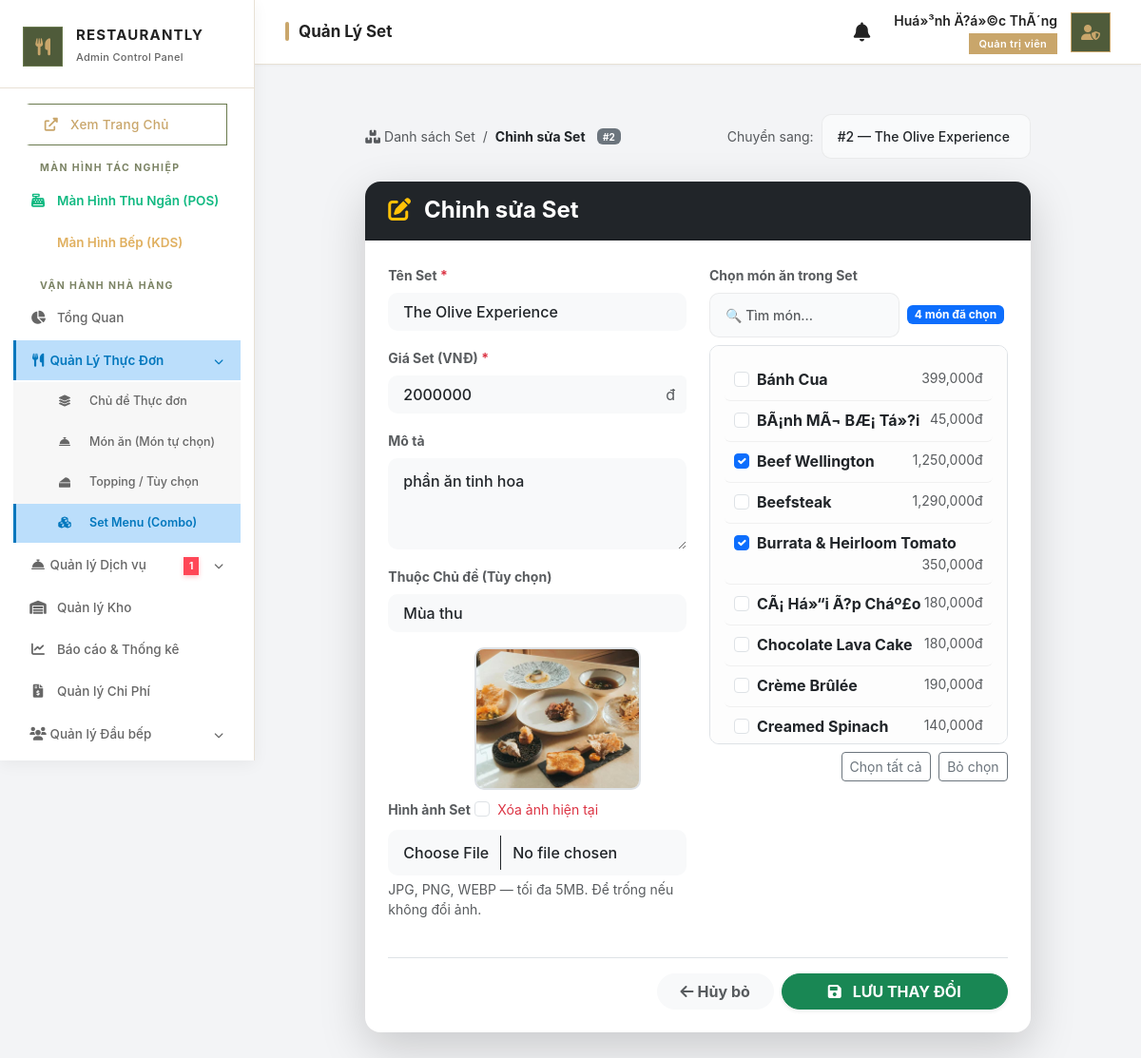
The page /admin/controllers/ComboController.php?action=edit&id=2 (signed in) on the database its author committed.
### tables this page shows
CREATE TABLE `combos` (
  `id` int(11) NOT NULL AUTO_INCREMENT,
  `name` varchar(255) NOT NULL,
  `description` text DEFAULT NULL,
  `price` decimal(15,2) NOT NULL,
  `image` varchar(255) DEFAULT NULL,
  `status` tinyint(1) DEFAULT 1,
  `is_active` tinyint(1) NOT NULL DEFAULT 1,
  `created_at` timestamp NOT NULL DEFAULT current_timestamp(),
  `theme_id` int(11) DEFAULT NULL,
  PRIMARY KEY (`id`),
  KEY `fk_combo_theme` (`theme_id`),
  CONSTRAINT `fk_combo_theme` FOREIGN KEY (`theme_id`) REFERENCES `themes` (`id`) ON DELETE SET NULL
);

CREATE TABLE `themes` (
  `id` int(11) NOT NULL AUTO_INCREMENT,
  `name` varchar(255) NOT NULL,
  `description` text DEFAULT NULL,
  `start_date` datetime DEFAULT NULL,
  `end_date` datetime DEFAULT NULL,
  `image` varchar(255) DEFAULT NULL,
  `is_active` tinyint(1) DEFAULT 1,
  `created_at` timestamp NOT NULL DEFAULT current_timestamp(),
  PRIMARY KEY (`id`)
);

CREATE TABLE `foods` (
  `id` int(11) NOT NULL AUTO_INCREMENT,
  `category_id` int(11) DEFAULT NULL,
  `name` varchar(255) NOT NULL,
  `price` decimal(15,2) NOT NULL,
  `image` varchar(255) DEFAULT NULL,
  `description` text DEFAULT NULL,
  `status` tinyint(1) DEFAULT 1,
  `max_toppings` int(11) DEFAULT 4,
  `is_active` tinyint(1) NOT NULL DEFAULT 1,
  `is_chef_recommended` tinyint(1) DEFAULT 0,
  `allergens` text DEFAULT NULL,
  `wine_pairing_id` int(11) DEFAULT NULL,
  `chef_note` text DEFAULT NULL,
  `food_journey` text DEFAULT NULL,
  `theme_id` int(11) DEFAULT NULL,
  `nutrition_facts` text DEFAULT NULL,
  PRIMARY KEY (`id`),
  KEY `fk_food_theme` (`theme_id`),
  CONSTRAINT `fk_food_theme` FOREIGN KEY (`theme_id`) REFERENCES `themes` (`id`) ON DELETE SET NULL
);

### admin/views/combo/formcombo.php (the view, shortened to what this page needs)
<?php
$mode       = $mode ?? 'add';
$is_edit    = ($mode === 'edit');
$form_title = $is_edit ? 'Chỉnh sửa Set' : 'Thêm Set Mới';
$combo_id = $is_edit ? ($combo['id'] ?? 0) : 0;
$form_action = $is_edit
    ? 'ComboController.php?action=edit&id=' . $combo_id
    : 'ComboController.php?action=add';
?>
<link rel="stylesheet" href="../../public/assets/admin/css/admin-style.css">
<div class="container-fluid py-4">
    <div class="row justify-content-center">
        <div class="col-lg-10">
            <div class="d-flex align-items-center justify-content-between flex-wrap gap-2 mb-4">
                <div class="d-flex align-items-center gap-2 text-muted small">
                    <a href="ComboController.php?action=list" class="text-decoration-none text-muted">
                        <i class="fas fa-boxes me-1"></i>Danh sách Set
                    </a>
                    <span>/</span>
                    <span class="text-dark fw-bold"><?= htmlspecialchars($form_title) ?></span>
                    <?php if ($is_edit && !empty($combo_id)): ?>
                    <span class="badge bg-secondary ms-1" style="font-size:10px">#<?= $combo_id ?></span>
                    <?php endif; ?>
                </div>
                <?php if ($is_edit && !empty($all_combos_list)): ?>
                <div class="d-flex align-items-center gap-2">
                    <span class="small text-muted">Chuyển sang:</span>
                    <select class="form-select form-select-sm"
                            style="max-width:220px"
                            onchange="if(this.value) window.location='ComboController.php?action=edit&id='+this.value">
                        <?php foreach ($all_combos_list as $c): ?>
                        <option value="<?= (int)$c['id'] ?>"
                            <?= $c['id'] == $combo_id ? 'selected' : '' ?>>
                            #<?= $c['id'] ?> — <?= htmlspecialchars($c['name']) ?>
                        </option>
                        <?php endforeach; ?>
                    </select>
                </div>
                <?php endif; ?>
            </div>
            <div class="card shadow-lg border-0" style="border-radius:16px;overflow:hidden;">
                <div class="card-header bg-dark py-3 px-4">
                    <h4 class="mb-0 text-white fw-bold">
                        <i class="fas fa-<?= $is_edit ? 'edit' : 'plus-circle' ?> me-2 text-warning"></i>
                        <?= htmlspecialchars($form_title) ?>
                    </h4>
                </div>
                <div class="card-body p-4">
                    <form method="POST" enctype="multipart/form-data"
                          action="<?= $form_action ?>" id="form-combo">
                        <div class="row g-4">
                            <div class="col-md-6">
                                <div class="mb-3">
                                    <label class="form-label fw-bold small text-muted">
                                        Tên Set <span class="text-danger">*</span>
                                    </label>
                                    <input type="text" name="name" class="form-control bg-light border-0 py-2"
                                           value="<?= htmlspecialchars($old['name']) ?>"
                                           placeholder="Ví dụ: Set Gia Đình 4 người" required>
                                </div>
                                <div class="mb-3">
                                    <label class="form-label fw-bold small text-muted">
                                        Giá Set (VNĐ) <span class="text-danger">*</span>
                                    </label>
                                    <div class="input-group">
                                        <input type="number" name="price" class="form-control bg-light border-0 py-2"
                                               value="<?= isset($old['price']) && $old['price'] !== '' ? (float)$old['price'] : '' ?>"
                                               min="0" step="1000" required placeholder="0">
                                        <span class="input-group-text bg-light border-0 text-muted small">đ</span>
                                    </div>
                                </div>
                                <div class="mb-3">
                                    <label class="form-label fw-bold small text-muted">Mô tả</label>
                                    <textarea name="description" class="form-control bg-light border-0" rows="3"
                                              placeholder="Ghi chú về set..."><?= htmlspecialchars($old['description']) ?></textarea>
                                </div>
                                <div class="mb-3">
                                    <label class="form-label fw-bold small text-muted">Thuộc Chủ đề (Tùy chọn)</label>
                                    <select name="theme_id" class="form-select bg-light border-0 py-2">
                                        <?php foreach ($all_themes as $t): ?>
                                            <option value="<?= $t['id'] ?>" <?= ($old['theme_id'] ?? '') == $t['id'] ? 'selected' : '' ?>>
                                                <?= htmlspecialchars($t['name']) ?>
                                            </option>
                                        <?php endforeach; ?>
                                    </select>
                                </div>
                                <div class="mb-3">
                                    <label class="form-label fw-bold small text-muted">
                                        Hình ảnh Set
                                    </label>
                                    <?php if ($is_edit && !empty($combo['image'])): ?>
                                    <div class="img-preview-wrap mb-2">
                                        <img id="imgCurrent"
                                             src="../../public/assets/img/combos/<?= htmlspecialchars($combo['image']) ?>"
                                             class="img-preview-combo"
                                             onerror="this.src='../../public/assets/img/combos/default-combo.jpg'"
                                             alt="Ảnh hiện tại">
                                        <div class="form-check">
                                            <input class="form-check-input" type="checkbox"
                                                   name="delete_image" id="delImg" value="1">
                                            <label class="form-check-label text-danger small" for="delImg">
                                                Xóa ảnh hiện tại
                                            </label>
                                        </div>
                                    </div>
                                    <?php endif; ?>
                                    <input type="file" name="image" id="imgInput"
                                           class="form-control bg-light border-0"
                                           accept=".jpg,.jpeg,.png,.webp"
                                           onchange="previewComboImg(this)">
                                    <div class="d-flex justify-content-between mt-1">
                                        <small class="text-muted">JPG, PNG, WEBP — tối đa 5MB.
                                            <?= $is_edit ? 'Để trống nếu không đổi ảnh.' : '' ?>
                                        </small>
                                    </div>
                                </div>
                            </div>
                            <div class="col-md-6">
                                <label class="form-label fw-bold small text-muted">
                                    Chọn món ăn trong Set
                                </label>
                                <div class="mb-2 d-flex gap-2 align-items-center flex-wrap">
                                    <input type="text" id="food-search" class="form-control form-control-sm"
                                           placeholder="🔍 Tìm món..." style="max-width:200px"
                                           oninput="filterFoodList()">
                                    <span id="selected-count" class="badge bg-primary"></span>
                                </div>
                                <div class="food-list-box" id="food-list-box">
                                    <?php foreach ($all_foods as $food):
                                        $checked = in_array($food['id'], $selected_foods) ? 'checked' : '';
                                    ?>
                                    <div class="food-check-item" data-name="<?= strtolower(htmlspecialchars($food['name'])) ?>">
                                        <div class="form-check">
                                            <input class="form-check-input food-cb" type="checkbox"
                                                   name="food_ids[]"
                                                   value="<?= (int)$food['id'] ?>"
                                                   id="f<?= $food['id'] ?>"
                                                   <?= $checked ?> onchange="updateCount()">
                                            <label class="form-check-label w-100" for="f<?= $food['id'] ?>">
                                                <span class="fw-bold"><?= htmlspecialchars($food['name']) ?></span>
                                                <small class="text-muted float-end"><?= number_format($food['price']) ?>đ</small>
                                            </label>
                                        </div>
                                    </div>
                                    <?php endforeach; ?>
                                </div>
                                <div class="mt-2 text-end">
                                    <button type="button" class="btn btn-sm btn-outline-secondary" onclick="selectAll(true)">Chọn tất cả</button>
                                    <button type="button" class="btn btn-sm btn-outline-secondary ms-1" onclick="selectAll(false)">Bỏ chọn</button>
                                </div>
                            </div>
                        </div>
                        <div class="d-flex gap-2 mt-4 pt-3 border-top justify-content-end">
                            <a href="ComboController.php?action=list"
                               class="btn btn-light px-4 rounded-pill fw-bold text-muted">
                                <i class="fas fa-arrow-left me-1"></i>Hủy bỏ
                            </a>
                            <button type="submit" class="btn btn-success px-5 rounded-pill fw-bold shadow-sm"
                                    id="btn-submit">
                                <i class="fas fa-save me-2"></i>
                                <?= $is_edit ? 'LƯU THAY ĐỔI' : 'TẠO SET' ?>
                            </button>
                        </div>
                    </form>
                </div>
            </div>
        </div>
    </div>
</div>

### public/assets/admin/css/admin-style.css (style rules this page uses)
:root { --gold: #e6a30b; --gold-hover: #c98c06; --gold-gradient: linear-gradient(135deg, #f5d061 0%, #e6a30b 100%); --dark: #1f2937; --light-bg: #f3f4f6; --card-bg: rgba(255, 255, 255, 0.95); --text: #1f2937; --text-muted: #6b7280; --border: rgba(0, 0, 0, 0.06); --success: #10b981; --success-light: #d1fae5; --danger: #ef4444; --danger-light: #fee2e2; --warning: #f59e0b; --warning-light: #fef3c7; --shadow-soft: 0 4px 20px rgba(0, 0, 0, 0.03); --shadow-hover: 0 12px 32px rgba(0, 0, 0, 0.08); --shadow-gold: 0 8px 24px rgba(230, 163, 11, 0.25); }
* { box-sizing: border-box; }
body { font-family: 'Inter', 'Plus Jakarta Sans', sans-serif; background-color: var(--light-bg); color: var(--text); -webkit-font-smoothing: antialiased; }
.form-control, .form-select { border-radius: 10px; border: 1px solid var(--border); padding: 12px 16px; background: #f9fafb; font-weight: 500; transition: all 0.3s ease; }
.food-list-box { border:1px solid #dee2e6;padding:15px;max-height:420px;overflow-y:auto;border-radius:10px;background:#fdfdfd }
.food-check-item { padding:8px 10px;border-bottom:1px solid #f0f0f0;border-radius:6px;transition:.15s }
.img-preview-wrap { position:relative;display:inline-block }
.img-preview-combo { max-height:150px;border-radius:10px;border:2px solid #dee2e6;object-fit:cover;display:block;margin-bottom:8px }

### public/admin_layout_header.php (style rules this page uses)
:root { --sidebar-bg: #ffffff; --sidebar-border: #e8e1d5; --topbar-bg: #ffffff; --accent-color: #C9A66B; --accent-green: #4F5B3A; --accent-green-light: #6A7A4E; --text-sidebar: #222222; --text-sidebar-muted: #666666; --text-main: #222222; --text-muted: #777777; --bg-main: #fcfcfc; --shadow-sm: 0 1px 3px rgba(0, 0, 0, 0.04); --shadow-md: 0 4px 16px rgba(0, 0, 0, 0.05); }
* { box-sizing: border-box; }
body { font-family: 'Plus Jakarta Sans', sans-serif; background-color: var(--bg-main); overflow-x: hidden; color: var(--text-main); }

### rows shown on the page
combos: id "2", name "The Olive Experience", price "2000000", description "phần ăn tinh hoa", theme_id "Mùa thu", image (picture)
foods: name "Bánh Cua", price "399,000"
foods: name "BÃ¡nh MÃ¬ BÆ¡ Tá»?i", price "45,000"
foods: name "Beef Wellington", price "1,250,000"
foods: name "Beefsteak", price "1,290,000"
foods: name "Burrata & Heirloom Tomato", price "350,000"
foods: name "CÃ¡ Há»“i Ã?p Cháº£o", price "180,000"
foods: name "Chocolate Lava Cake", price "180,000"
foods: name "Crème Brûlée", price "190,000"
foods: name "Creamed Spinach", price "140,000"

### other values the page prints
$pending_services_count "1"
$page_titles[$current_page] "Quản Lý Set"
$_SESSION['username'] "Huá»³nh Ä?á»©c ThÃ´ng"
$form_title "Chỉnh sửa Set"
